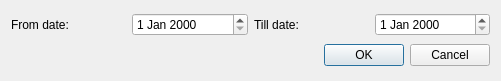
<?xml version="1.0" encoding="UTF-8"?>
<ui version="4.0">
 <class>GenerateCommonReport</class>
 <widget class="QDialog" name="GenerateCommonReport">
  <property name="geometry">
   <rect>
    <x>0</x>
    <y>0</y>
    <width>501</width>
    <height>81</height>
   </rect>
  </property>
  <property name="windowTitle">
   <string>Generate common report</string>
  </property>
  <property name="locale">
   <locale language="English" country="UnitedStates"/>
  </property>
  <property name="modal">
   <bool>false</bool>
  </property>
  <layout class="QGridLayout" name="gridLayout">
   <property name="leftMargin">
    <number>11</number>
   </property>
   <property name="topMargin">
    <number>11</number>
   </property>
   <property name="rightMargin">
    <number>11</number>
   </property>
   <property name="bottomMargin">
    <number>11</number>
   </property>
   <item row="0" column="4">
    <widget class="QDateEdit" name="tillDateEdit"/>
   </item>
   <item row="1" column="1" colspan="4">
    <layout class="QHBoxLayout" name="horizontalLayout">
     <item>
      <spacer name="horizontalSpacer">
       <property name="orientation">
        <enum>Qt::Horizontal</enum>
       </property>
       <property name="sizeHint" stdset="0">
        <size>
         <width>40</width>
         <height>20</height>
        </size>
       </property>
      </spacer>
     </item>
     <item>
      <widget class="QPushButton" name="okBtn">
       <property name="text">
        <string>OK</string>
       </property>
      </widget>
     </item>
     <item>
      <widget class="QPushButton" name="cancelBtn">
       <property name="text">
        <string>Cancel</string>
       </property>
      </widget>
     </item>
    </layout>
   </item>
   <item row="0" column="3">
    <widget class="QLabel" name="label_2">
     <property name="text">
      <string>Till date:</string>
     </property>
    </widget>
   </item>
   <item row="0" column="2">
    <widget class="QDateEdit" name="fromDateEdit"/>
   </item>
   <item row="0" column="1">
    <widget class="QLabel" name="fromLb">
     <property name="text">
      <string>From date:</string>
     </property>
    </widget>
   </item>
  </layout>
 </widget>
 <tabstops>
  <tabstop>fromDateEdit</tabstop>
  <tabstop>tillDateEdit</tabstop>
  <tabstop>okBtn</tabstop>
  <tabstop>cancelBtn</tabstop>
 </tabstops>
 <resources/>
 <connections/>
</ui>
